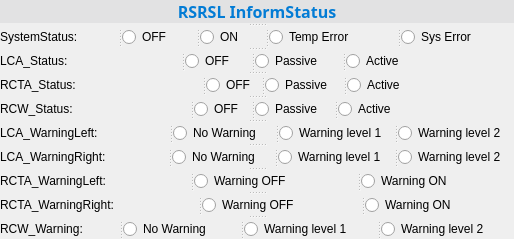
       <widget class="QSplitter" name="splitter_177">
        <property name="orientation">
         <enum>Qt::Vertical</enum>
        </property>
        <widget class="QLabel" name="label_168">
         <property name="font">
          <font>
           <family>Microsoft YaHei</family>
           <pointsize>12</pointsize>
          </font>
         </property>
         <property name="styleSheet">
          <string notr="true">color:rgb(3, 124, 213);
background-color: rgb(226, 226, 227);</string>
         </property>
         <property name="frameShape">
          <enum>QFrame::Box</enum>
         </property>
         <property name="frameShadow">
          <enum>QFrame::Plain</enum>
         </property>
         <property name="lineWidth">
          <number>0</number>
         </property>
         <property name="text">
          <string>&lt;html&gt;&lt;head/&gt;&lt;body&gt;&lt;p&gt;&lt;span style=&quot; font-weight:600;&quot;&gt;RSRSL InformStatus&lt;/span&gt;&lt;/p&gt;&lt;/body&gt;&lt;/html&gt;</string>
         </property>
         <property name="alignment">
          <set>Qt::AlignCenter</set>
         </property>
        </widget>
        <widget class="QSplitter" name="splitter_178">
         <property name="orientation">
          <enum>Qt::Horizontal</enum>
         </property>
         <widget class="QLabel" name="label_169">
          <property name="sizePolicy">
           <sizepolicy hsizetype="Preferred" vsizetype="Preferred">
            <horstretch>0</horstretch>
            <verstretch>0</verstretch>
           </sizepolicy>
          </property>
          <property name="styleSheet">
           <string notr="true">font: 9pt &quot;Microsoft YaHei&quot;;</string>
          </property>
          <property name="text">
           <string>SystemStatus:</string>
          </property>
         </widget>
         <widget class="QRadioButton" name="radioButton_133">
          <property name="sizePolicy">
           <sizepolicy hsizetype="Preferred" vsizetype="Preferred">
            <horstretch>0</horstretch>
            <verstretch>0</verstretch>
           </sizepolicy>
          </property>
          <property name="styleSheet">
           <string notr="true">font: 9pt &quot;Microsoft YaHei&quot;;</string>
          </property>
          <property name="text">
           <string>OFF</string>
          </property>
         </widget>
         <widget class="QRadioButton" name="radioButton_134">
          <property name="sizePolicy">
           <sizepolicy hsizetype="Preferred" vsizetype="Preferred">
            <horstretch>0</horstretch>
            <verstretch>0</verstretch>
           </sizepolicy>
          </property>
          <property name="styleSheet">
           <string notr="true">font: 9pt &quot;Microsoft YaHei&quot;;</string>
          </property>
          <property name="text">
           <string>ON</string>
          </property>
         </widget>
         <widget class="QRadioButton" name="radioButton_135">
          <property name="sizePolicy">
           <sizepolicy hsizetype="Preferred" vsizetype="Preferred">
            <horstretch>0</horstretch>
            <verstretch>0</verstretch>
           </sizepolicy>
          </property>
          <property name="styleSheet">
           <string notr="true">font: 9pt &quot;Microsoft YaHei&quot;;</string>
          </property>
          <property name="text">
           <string>Temp Error</string>
          </property>
         </widget>
         <widget class="QRadioButton" name="radioButton_136">
          <property name="styleSheet">
           <string notr="true">font: 9pt &quot;Microsoft YaHei&quot;;</string>
          </property>
          <property name="text">
           <string>Sys Error</string>
          </property>
         </widget>
        </widget>
        <widget class="QSplitter" name="splitter_179">
         <property name="styleSheet">
          <string notr="true">font: 9pt &quot;Microsoft YaHei&quot;;</string>
         </property>
         <property name="orientation">
          <enum>Qt::Horizontal</enum>
         </property>
         <widget class="QLabel" name="label_170">
          <property name="sizePolicy">
           <sizepolicy hsizetype="Preferred" vsizetype="Preferred">
            <horstretch>0</horstretch>
            <verstretch>0</verstretch>
           </sizepolicy>
          </property>
          <property name="styleSheet">
           <string notr="true">font: 9pt &quot;Microsoft YaHei&quot;;</string>
          </property>
          <property name="text">
           <string>LCA_Status:                                  </string>
          </property>
         </widget>
         <widget class="QRadioButton" name="radioButton_137">
          <property name="sizePolicy">
           <sizepolicy hsizetype="Preferred" vsizetype="Preferred">
            <horstretch>0</horstretch>
            <verstretch>0</verstretch>
           </sizepolicy>
          </property>
          <property name="styleSheet">
           <string notr="true">font: 9pt &quot;Microsoft YaHei&quot;;</string>
          </property>
          <property name="text">
           <string>OFF     </string>
          </property>
         </widget>
         <widget class="QRadioButton" name="radioButton_138">
          <property name="sizePolicy">
           <sizepolicy hsizetype="Preferred" vsizetype="Preferred">
            <horstretch>0</horstretch>
            <verstretch>0</verstretch>
           </sizepolicy>
          </property>
          <property name="styleSheet">
           <string notr="true">font: 9pt &quot;Microsoft YaHei&quot;;</string>
          </property>
          <property name="text">
           <string>Passive      </string>
          </property>
         </widget>
         <widget class="QRadioButton" name="radioButton_139">
          <property name="sizePolicy">
           <sizepolicy hsizetype="Preferred" vsizetype="Preferred">
            <horstretch>0</horstretch>
            <verstretch>0</verstretch>
           </sizepolicy>
          </property>
          <property name="styleSheet">
           <string notr="true">font: 9pt &quot;Microsoft YaHei&quot;;</string>
          </property>
          <property name="text">
           <string>Active                                 </string>
          </property>
         </widget>
        </widget>
        <widget class="QSplitter" name="splitter_180">
         <property name="styleSheet">
          <string notr="true">font: 9pt &quot;Microsoft YaHei&quot;;</string>
         </property>
         <property name="orientation">
          <enum>Qt::Horizontal</enum>
         </property>
         <widget class="QLabel" name="label_171">
          <property name="sizePolicy">
           <sizepolicy hsizetype="Preferred" vsizetype="Preferred">
            <horstretch>0</horstretch>
            <verstretch>0</verstretch>
           </sizepolicy>
          </property>
          <property name="styleSheet">
           <string notr="true">font: 9pt &quot;Microsoft YaHei&quot;;</string>
          </property>
          <property name="text">
           <string>RCTA_Status:                                </string>
          </property>
         </widget>
         <widget class="QRadioButton" name="radioButton_140">
          <property name="sizePolicy">
           <sizepolicy hsizetype="Preferred" vsizetype="Preferred">
            <horstretch>0</horstretch>
            <verstretch>0</verstretch>
           </sizepolicy>
          </property>
          <property name="styleSheet">
           <string notr="true">font: 9pt &quot;Microsoft YaHei&quot;;</string>
          </property>
          <property name="text">
           <string>OFF</string>
          </property>
         </widget>
         <widget class="QRadioButton" name="radioButton_141">
          <property name="sizePolicy">
           <sizepolicy hsizetype="Preferred" vsizetype="Preferred">
            <horstretch>0</horstretch>
            <verstretch>0</verstretch>
           </sizepolicy>
          </property>
          <property name="styleSheet">
           <string notr="true">font: 9pt &quot;Microsoft YaHei&quot;;</string>
          </property>
          <property name="text">
           <string>Passive </string>
          </property>
         </widget>
         <widget class="QRadioButton" name="radioButton_142">
          <property name="sizePolicy">
           <sizepolicy hsizetype="Preferred" vsizetype="Preferred">
            <horstretch>0</horstretch>
            <verstretch>0</verstretch>
           </sizepolicy>
          </property>
          <property name="styleSheet">
           <string notr="true">font: 9pt &quot;Microsoft YaHei&quot;;</string>
          </property>
          <property name="text">
           <string>Active                            </string>
          </property>
         </widget>
        </widget>
        <widget class="QSplitter" name="splitter_181">
         <property name="styleSheet">
          <string notr="true">font: 9pt &quot;Microsoft YaHei&quot;;</string>
         </property>
         <property name="orientation">
          <enum>Qt::Horizontal</enum>
         </property>
         <widget class="QLabel" name="label_172">
          <property name="sizePolicy">
           <sizepolicy hsizetype="Preferred" vsizetype="Preferred">
            <horstretch>0</horstretch>
            <verstretch>0</verstretch>
           </sizepolicy>
          </property>
          <property name="styleSheet">
           <string notr="true">font: 9pt &quot;Microsoft YaHei&quot;;</string>
          </property>
          <property name="text">
           <string>RCW_Status:                           </string>
          </property>
         </widget>
         <widget class="QRadioButton" name="radioButton_143">
          <property name="sizePolicy">
           <sizepolicy hsizetype="Preferred" vsizetype="Preferred">
            <horstretch>0</horstretch>
            <verstretch>0</verstretch>
           </sizepolicy>
          </property>
          <property name="styleSheet">
           <string notr="true">font: 9pt &quot;Microsoft YaHei&quot;;</string>
          </property>
          <property name="text">
           <string>OFF</string>
          </property>
         </widget>
         <widget class="QRadioButton" name="radioButton_144">
          <property name="sizePolicy">
           <sizepolicy hsizetype="Preferred" vsizetype="Preferred">
            <horstretch>0</horstretch>
            <verstretch>0</verstretch>
           </sizepolicy>
          </property>
          <property name="styleSheet">
           <string notr="true">font: 9pt &quot;Microsoft YaHei&quot;;</string>
          </property>
          <property name="text">
           <string>Passive</string>
          </property>
         </widget>
         <widget class="QRadioButton" name="radioButton_145">
          <property name="sizePolicy">
           <sizepolicy hsizetype="Preferred" vsizetype="Preferred">
            <horstretch>0</horstretch>
            <verstretch>0</verstretch>
           </sizepolicy>
          </property>
          <property name="styleSheet">
           <string notr="true">font: 9pt &quot;Microsoft YaHei&quot;;</string>
          </property>
          <property name="text">
           <string>Active                            </string>
          </property>
         </widget>
        </widget>
        <widget class="QSplitter" name="splitter_182">
         <property name="styleSheet">
          <string notr="true">font: 9pt &quot;Microsoft YaHei&quot;;</string>
         </property>
         <property name="orientation">
          <enum>Qt::Horizontal</enum>
         </property>
         <widget class="QLabel" name="label_173">
          <property name="sizePolicy">
           <sizepolicy hsizetype="Preferred" vsizetype="Preferred">
            <horstretch>0</horstretch>
            <verstretch>0</verstretch>
           </sizepolicy>
          </property>
          <property name="styleSheet">
           <string notr="true">font: 9pt &quot;Microsoft YaHei&quot;;</string>
          </property>
          <property name="text">
           <string>LCA_WarningLeft:                  </string>
          </property>
         </widget>
         <widget class="QRadioButton" name="radioButton_146">
          <property name="sizePolicy">
           <sizepolicy hsizetype="Preferred" vsizetype="Preferred">
            <horstretch>0</horstretch>
            <verstretch>0</verstretch>
           </sizepolicy>
          </property>
          <property name="styleSheet">
           <string notr="true">font: 9pt &quot;Microsoft YaHei&quot;;</string>
          </property>
          <property name="text">
           <string>No Warning  </string>
          </property>
         </widget>
         <widget class="QRadioButton" name="radioButton_147">
          <property name="sizePolicy">
           <sizepolicy hsizetype="Preferred" vsizetype="Preferred">
            <horstretch>0</horstretch>
            <verstretch>0</verstretch>
           </sizepolicy>
          </property>
          <property name="styleSheet">
           <string notr="true">font: 9pt &quot;Microsoft YaHei&quot;;</string>
          </property>
          <property name="text">
           <string>Warning level 1</string>
          </property>
         </widget>
         <widget class="QRadioButton" name="radioButton_148">
          <property name="sizePolicy">
           <sizepolicy hsizetype="Preferred" vsizetype="Preferred">
            <horstretch>0</horstretch>
            <verstretch>0</verstretch>
           </sizepolicy>
          </property>
          <property name="styleSheet">
           <string notr="true">font: 9pt &quot;Microsoft YaHei&quot;;</string>
          </property>
          <property name="text">
           <string>Warning level 2</string>
          </property>
         </widget>
        </widget>
        <widget class="QSplitter" name="splitter_183">
         <property name="styleSheet">
          <string notr="true">font: 9pt &quot;Microsoft YaHei&quot;;</string>
         </property>
         <property name="orientation">
          <enum>Qt::Horizontal</enum>
         </property>
         <widget class="QLabel" name="label_174">
          <property name="sizePolicy">
           <sizepolicy hsizetype="Preferred" vsizetype="Preferred">
            <horstretch>0</horstretch>
            <verstretch>0</verstretch>
           </sizepolicy>
          </property>
          <property name="styleSheet">
           <string notr="true">font: 9pt &quot;Microsoft YaHei&quot;;</string>
          </property>
          <property name="text">
           <string>LCA_WarningRight:               </string>
          </property>
         </widget>
         <widget class="QRadioButton" name="radioButton_149">
          <property name="sizePolicy">
           <sizepolicy hsizetype="Preferred" vsizetype="Preferred">
            <horstretch>0</horstretch>
            <verstretch>0</verstretch>
           </sizepolicy>
          </property>
          <property name="styleSheet">
           <string notr="true">font: 9pt &quot;Microsoft YaHei&quot;;</string>
          </property>
          <property name="text">
           <string>No Warning  </string>
          </property>
         </widget>
         <widget class="QRadioButton" name="radioButton_150">
          <property name="sizePolicy">
           <sizepolicy hsizetype="Preferred" vsizetype="Preferred">
            <horstretch>0</horstretch>
            <verstretch>0</verstretch>
           </sizepolicy>
          </property>
          <property name="styleSheet">
           <string notr="true">font: 9pt &quot;Microsoft YaHei&quot;;</string>
          </property>
          <property name="text">
           <string>Warning level 1</string>
          </property>
         </widget>
         <widget class="QRadioButton" name="radioButton_151">
          <property name="sizePolicy">
           <sizepolicy hsizetype="Preferred" vsizetype="Preferred">
            <horstretch>0</horstretch>
            <verstretch>0</verstretch>
           </sizepolicy>
          </property>
          <property name="styleSheet">
           <string notr="true">font: 9pt &quot;Microsoft YaHei&quot;;</string>
          </property>
          <property name="text">
           <string>Warning level 2</string>
          </property>
         </widget>
        </widget>
        <widget class="QSplitter" name="splitter_184">
         <property name="styleSheet">
          <string notr="true">font: 9pt &quot;Microsoft YaHei&quot;;</string>
         </property>
         <property name="orientation">
          <enum>Qt::Horizontal</enum>
         </property>
         <widget class="QLabel" name="label_175">
          <property name="styleSheet">
           <string notr="true">font: 9pt &quot;Microsoft YaHei&quot;;</string>
          </property>
          <property name="text">
           <string>RCTA_WarningLeft:  </string>
          </property>
         </widget>
         <widget class="QRadioButton" name="radioButton_152">
          <property name="sizePolicy">
           <sizepolicy hsizetype="Preferred" vsizetype="Preferred">
            <horstretch>0</horstretch>
            <verstretch>0</verstretch>
           </sizepolicy>
          </property>
          <property name="styleSheet">
           <string notr="true">font: 9pt &quot;Microsoft YaHei&quot;;</string>
          </property>
          <property name="text">
           <string>Warning OFF</string>
          </property>
         </widget>
         <widget class="QRadioButton" name="radioButton_153">
          <property name="sizePolicy">
           <sizepolicy hsizetype="Preferred" vsizetype="Preferred">
            <horstretch>0</horstretch>
            <verstretch>0</verstretch>
           </sizepolicy>
          </property>
          <property name="styleSheet">
           <string notr="true">font: 9pt &quot;Microsoft YaHei&quot;;</string>
          </property>
          <property name="text">
           <string>Warning ON</string>
          </property>
         </widget>
        </widget>
        <widget class="QSplitter" name="splitter_185">
         <property name="styleSheet">
          <string notr="true">font: 9pt &quot;Microsoft YaHei&quot;;</string>
         </property>
         <property name="orientation">
          <enum>Qt::Horizontal</enum>
         </property>
         <widget class="QLabel" name="label_176">
          <property name="styleSheet">
           <string notr="true">font: 9pt &quot;Microsoft YaHei&quot;;</string>
          </property>
          <property name="text">
           <string>RCTA_WarningRight:  </string>
          </property>
         </widget>
         <widget class="QRadioButton" name="radioButton_154">
          <property name="sizePolicy">
           <sizepolicy hsizetype="Preferred" vsizetype="Preferred">
            <horstretch>0</horstretch>
            <verstretch>0</verstretch>
           </sizepolicy>
          </property>
          <property name="styleSheet">
           <string notr="true">font: 9pt &quot;Microsoft YaHei&quot;;</string>
          </property>
          <property name="text">
           <string>Warning OFF</string>
          </property>
         </widget>
         <widget class="QRadioButton" name="radioButton_155">
          <property name="sizePolicy">
           <sizepolicy hsizetype="Preferred" vsizetype="Preferred">
            <horstretch>0</horstretch>
            <verstretch>0</verstretch>
           </sizepolicy>
          </property>
          <property name="styleSheet">
           <string notr="true">font: 9pt &quot;Microsoft YaHei&quot;;</string>
          </property>
          <property name="text">
           <string>Warning ON</string>
          </property>
         </widget>
        </widget>
        <widget class="QSplitter" name="splitter_186">
         <property name="styleSheet">
          <string notr="true">font: 9pt &quot;Microsoft YaHei&quot;;</string>
         </property>
         <property name="orientation">
          <enum>Qt::Horizontal</enum>
         </property>
         <widget class="QLabel" name="label_177">
          <property name="sizePolicy">
           <sizepolicy hsizetype="Preferred" vsizetype="Preferred">
            <horstretch>0</horstretch>
            <verstretch>0</verstretch>
           </sizepolicy>
          </property>
          <property name="styleSheet">
           <string notr="true">font: 9pt &quot;Microsoft YaHei&quot;;</string>
          </property>
          <property name="text">
           <string>RCW_Warning:    </string>
          </property>
         </widget>
         <widget class="QRadioButton" name="radioButton_156">
          <property name="sizePolicy">
           <sizepolicy hsizetype="Preferred" vsizetype="Preferred">
            <horstretch>0</horstretch>
            <verstretch>0</verstretch>
           </sizepolicy>
          </property>
          <property name="styleSheet">
           <string notr="true">font: 9pt &quot;Microsoft YaHei&quot;;</string>
          </property>
          <property name="text">
           <string>No Warning  </string>
          </property>
         </widget>
         <widget class="QRadioButton" name="radioButton_157">
          <property name="sizePolicy">
           <sizepolicy hsizetype="Preferred" vsizetype="Preferred">
            <horstretch>0</horstretch>
            <verstretch>0</verstretch>
           </sizepolicy>
          </property>
          <property name="styleSheet">
           <string notr="true">font: 9pt &quot;Microsoft YaHei&quot;;</string>
          </property>
          <property name="text">
           <string>Warning level 1</string>
          </property>
         </widget>
         <widget class="QRadioButton" name="radioButton_158">
          <property name="sizePolicy">
           <sizepolicy hsizetype="Preferred" vsizetype="Preferred">
            <horstretch>0</horstretch>
            <verstretch>0</verstretch>
           </sizepolicy>
          </property>
          <property name="styleSheet">
           <string notr="true">font: 9pt &quot;Microsoft YaHei&quot;;</string>
          </property>
          <property name="text">
           <string>Warning level 2</string>
          </property>
         </widget>
        </widget>
       </widget>
